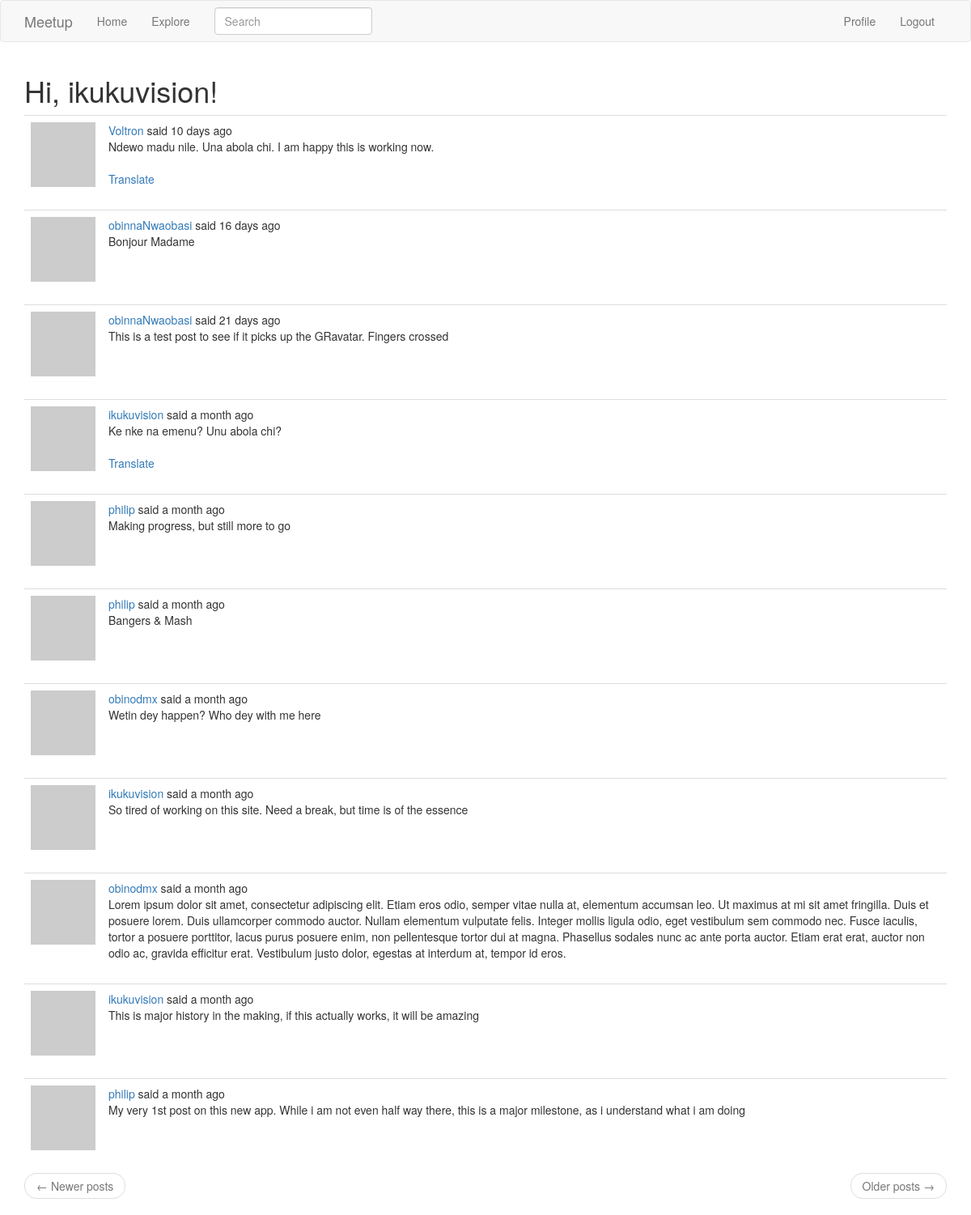
The page /explore (signed in) on the database its author committed.
### APP/models.py (models this page shows, shortened)
class User(UserMixin, db.Model):
    id = db.Column(db.Integer, primary_key=True)
    username = db.Column(db.String(64), index=True, unique=True)
    email = db.Column(db.String(120), index=True, unique=True)
    password_hash = db.Column(db.String(128))
    posts = db.relationship('Post', backref='author', lazy='dynamic')
    about_me = db.Column(db.String(140))
    last_seen = db.Column(db.DateTime)
    followed = db.relationship(
        'User', secondary=followers,
        primaryjoin=(followers.c.follower_id == id),
        secondaryjoin=(followers.c.followed_id == id),
        backref=db.backref('followers', lazy='dynamic'), lazy='dynamic')
    def avatar(self, size):
        digest = md5(self.email.lower().encode('utf-8')).hexdigest()
        return 'https://www.gravatar.com/avatar/{}?d=identicon&s={}'.format(
            digest, size)

class SearchableMixin(object):
    @classmethod
    def before_commit(cls, session):
        session._changes = {
            'add': [obj for obj in session.new if isinstance(obj, cls)],
            'update': [obj for obj in session.dirty if isinstance(obj, cls)],
            'delete': [obj for obj in session.deleted if isinstance(obj, cls)]
        }
    @classmethod
    def after_commit(cls, session):
        for obj in session._changes['add']:
            add_to_index(cls.__tablename__, obj)
        for obj in session._changes['update']:
            add_to_index(cls.__tablename__, obj)
        for obj in session._changes['delete']:
            remove_from_index(cls.__tablename__, obj)
        session._changes = None

class Post(SearchableMixin, db.Model):
    id = db.Column(db.Integer, primary_key=True)
    body = db.Column(db.String(140))
    timestamp = db.Column(db.DateTime, index=True, default=datetime.utcnow)
    user_id = db.Column(db.Integer, db.ForeignKey('user.id'))
    language = db.Column(db.String(5))
    __searchable__ = ['body']

### APP/main/routes.py (the view)
@bp.route('/explore')
@login_required
def explore():
    page = request.args.get('page', 1, type=int)
    posts = Post.query.order_by(Post.timestamp.desc()).paginate(
        page, current_app.config['POSTS_PER_PAGE'], False)
    next_url = url_for('main.explore', page=posts.next_num) \
        if posts.has_next else None
    prev_url = url_for('main.explore', page=posts.prev_num) \
        if posts.has_prev else None
    return render_template('index.html', title='Explore', posts=posts.items,
                           next_url=next_url, prev_url=prev_url)

### APP/main/forms.py
class SearchForm(FlaskForm):
    q = StringField(_l('Search'), validators=[DataRequired()])
    def __init__(self, *args, **kwargs):
        if 'formdata' not in kwargs:
            kwargs['formdata'] = request.args
        if 'csrf_enabled' not in kwargs:
            kwargs['csrf_enabled'] = False
        super(SearchForm, self).__init__(*args, **kwargs)

### APP/main/routes.py (called while the page is built)
@bp.before_app_request
def before_request():
    if current_user.is_authenticated:
        current_user.last_seen = datetime.utcnow()
        db.session.commit()
        g.search_form = SearchForm()
    g.locale = str(get_locale())

### APP/models.py (called while the page is built)
@login.user_loader
def load_user(id):
    return User.query.get(int(id))

### APP/templates/index.html (shortened to what this page needs)
{% extends "base.html" %}
{% import 'bootstrap/wtf.html' as wtf %}
{% block app_content %}
    <h1>{{ _('Hi, %(username)s!', username=current_user.username) }}</h1>
    {% for post in posts %}
        {% include '_post.html' %}
    {% endfor %}
    <nav aria-label="...">
        <ul class="pager">
            <li class="previous{% if not prev_url %} disabled{% endif %}">
                <a href="{{ prev_url or '#' }}">
                    <span aria-hidden="true">&larr;</span> {{ _('Newer posts') }}
                </a>
            </li>
            <li class="next{% if not next_url %} disabled{% endif %}">
                <a href="{{ next_url or '#' }}">
                    {{ _('Older posts') }} <span aria-hidden="true">&rarr;</span>
                </a>
            </li>
        </ul>
    </nav>
{% endblock %}

### APP/templates/_post.html (shortened to what this page needs)
<table class="table table-hover">
        <tr>
            <td width="70px">
                <a href="{{ url_for('main.user', username=post.author.username) }}">
                    <img src="{{ post.author.avatar(70) }}" />
                </a>
            </td>
            <td>
                {{ _('%(username)s said %(when)s',
                    username=user_link, when=moment(post.timestamp).fromNow()) }}
                <br>
                <span id="post{{ post.id }}">{{ post.body }}</span>
                {% if post.language and post.language != g.locale %}
                <br><br>
                <span id="translation{{ post.id }}">
                    <a href="javascript:translate(
                                '#post{{ post.id }}',
                                '#translation{{ post.id }}',
                                '{{ post.language }}',
                                '{{ g.locale }}');">{{ _('Translate') }}</a>
                </span>
                {% endif %}
            </td>
        </tr>
    </table>

### rows shown on the page
Post: body "Ndewo madu nile. Una abola chi. I am happy this is working now."
Post: body "Bonjour Madame"
Post: body "This is a test post to see if it picks up the GRavatar. Fingers crossed"
Post: body "Ke nke na emenu? Unu abola chi?"
Post: body "Making progress, but still more to go"
Post: body "Bangers & Mash"
Post: body "Wetin dey happen? Who dey with me here"
Post: body "So tired of working on this site. Need a break, but time is of the essence"
Post: body "Lorem ipsum dolor sit amet, consectetur adipiscing elit. Etiam eros odio, semper vitae nulla at, elementum accumsan leo. Ut maximus at mi sit amet fringilla. Duis et posuere lorem. Duis ullamcorper commodo auctor. Nullam elementum vulputate felis. Integer mollis ligula odio, eget vestibulum sem commodo nec. Fusce iaculis, tortor a posuere porttitor, lacus purus posuere enim, non pellentesque tortor dui at magna. Phasellus sodales nunc ac ante porta auctor. Etiam erat erat, auctor non odio ac, gravida efficitur erat. Vestibulum justo dolor, egestas at interdum at, tempor id eros."
Post: body "This is major history in the making, if this actually works, it will be amazing"
Post: body "My very 1st post on this new app. While i am not even half way there, this is a major milestone, as i understand what i am doing"
